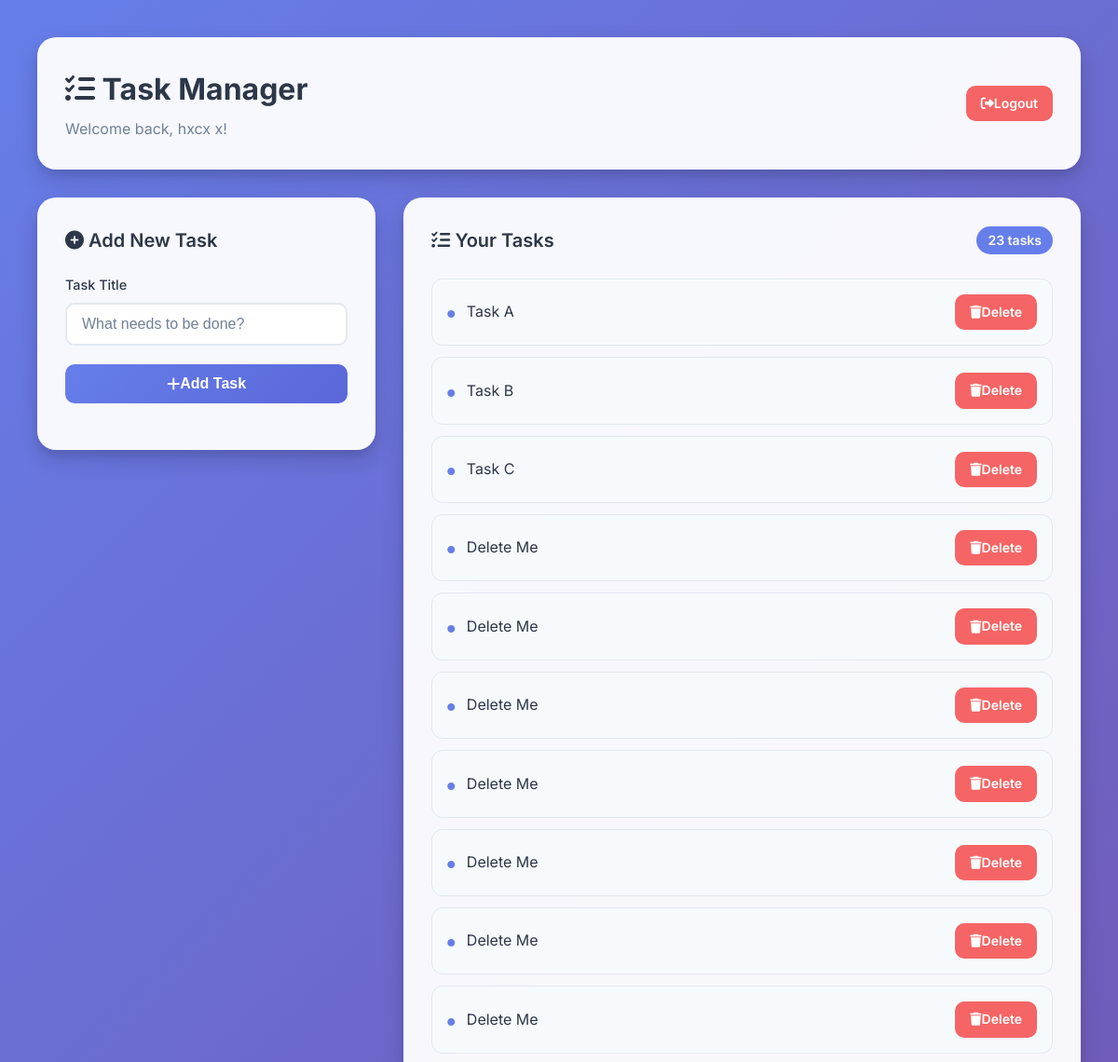
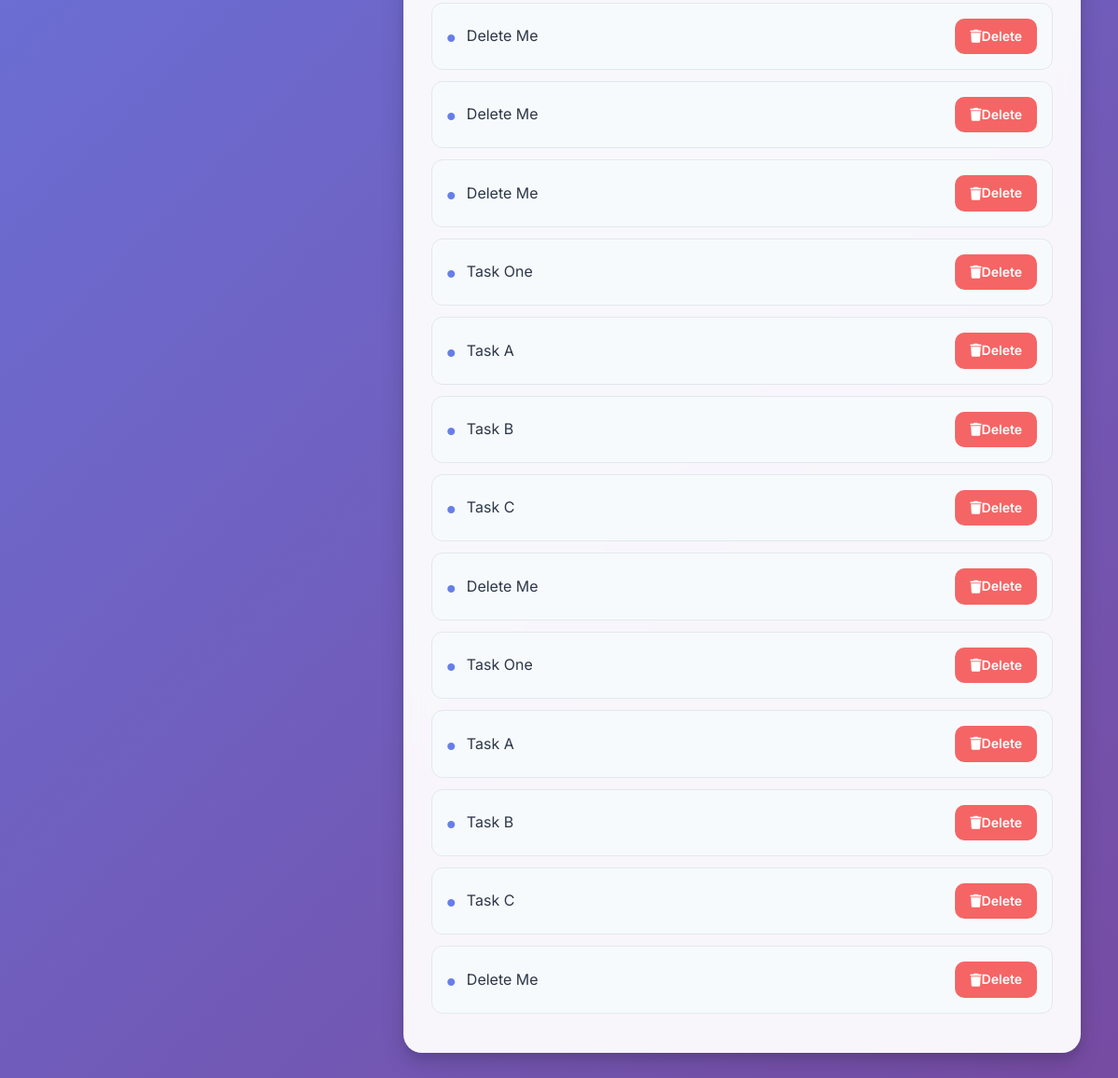
The page /dashboard (signed in) on the database its author committed (2 pictures, top to bottom).
### app.py (models this page shows)
class Task(db.Model):
    id = db.Column(db.Integer, primary_key=True)
    title = db.Column(db.String(200))

### app.py (the view)
@app.route('/dashboard', methods=['GET', 'POST'])
def dashboard():
    if 'user' not in session:
        return redirect('/login')
    if request.method == 'POST':
        title = request.form['title']
        task = Task(title=title)
        db.session.add(task)
        db.session.commit()
    tasks = Task.query.all()
    return render_template(
        'dashboard.html',
        tasks=tasks
    )

### templates/dashboard.html (shortened to what this page needs)
<!DOCTYPE html>
<html lang="en">
<head>
    <link rel="stylesheet" href="{{ url_for('static', filename='css/style.css') }}">
    <link rel="stylesheet" href="https://cdnjs.cloudflare.com/ajax/libs/font-awesome/6.4.0/css/all.min.css">
</head>
<body>
    <div class="dashboard-container">
        <div class="container">
            <div class="dashboard-header">
                <div>
                    <h1 class="dashboard-title">
                        <i class="fas fa-tasks"></i> Task Manager
                    </h1>
                    <p style="color: var(--text-secondary); margin-top: 5px;">Welcome back, {{ session.user }}!</p>
                </div>
                <a href="/logout" class="btn btn-danger">
                    <i class="fas fa-sign-out-alt"></i> Logout
                </a>
            </div>
            <div class="dashboard-content">
                <div class="task-form-card">
                    <h2 class="task-form-title">
                        <i class="fas fa-plus-circle"></i> Add New Task
                    </h2>
                    <form method="POST" id="taskForm">
                        <div class="form-group">
                            <label for="title" class="form-label">Task Title</label>
                            <input type="text" name="title" id="title" class="form-input" placeholder="What needs to be done?" required>
                        </div>
                        <button type="submit" class="btn btn-primary" id="add-task-btn">
                            <i class="fas fa-plus"></i> Add Task
                        </button>
                    </form>
                </div>
                <div class="tasks-card">
                    <div class="tasks-header">
                        <h2 class="tasks-title">
                            <i class="fas fa-list-check"></i> Your Tasks
                        </h2>
                        <span class="task-count">{{ tasks|length }} {{ 'task' if tasks|length == 1 else 'tasks' }}</span>
                    </div>
                    {% if tasks %}
                        <ul class="task-list">
                            {% for task in tasks %}
                            <li class="task-item">
                                <span class="task-text">
                                    <i class="fas fa-circle" style="font-size: 0.5rem; color: var(--primary-color); margin-right: 8px;"></i>
                                    {{ task.title }}
                                </span>
                                <div class="task-actions">
                                    <a href="/delete/{{ task.id }}" class="btn btn-danger" onclick="return confirm('Are you sure you want to delete this task?')">
                                        <i class="fas fa-trash"></i> Delete
                                    </a>
                                </div>
                            </li>
                            {% endfor %}
                        </ul>
                    {% endif %}
                </div>
            </div>
        </div>
    </div>
</body>
</html>

### static/css/style.css (style rules this page uses)
* { margin: 0; padding: 0; box-sizing: border-box; }
:root { --primary-color: #667eea; --primary-dark: #5a67d8; --secondary-color: #48bb78; --danger-color: #f56565; --dark-bg: #1a202c; --light-bg: #f7fafc; --card-bg: #ffffff; --text-primary: #2d3748; --text-secondary: #718096; --border-color: #e2e8f0; --shadow-sm: 0 1px 3px rgba(0,0,0,0.12), 0 1px 2px rgba(0,0,0,0.24); --shadow-md: 0 4px 6px rgba(0,0,0,0.1), 0 2px 4px rgba(0,0,0,0.06); --shadow-lg: 0 10px 25px rgba(0,0,0,0.15), 0 6px 10px rgba(0,0,0,0.08); --shadow-xl: 0 20px 40px rgba(0,0,0,0.2); --transition: all 0.3s cubic-bezier(0.4, 0, 0.2, 1); }
body { font-family: 'Inter', -apple-system, BlinkMacSystemFont, 'Segoe UI', Roboto, sans-serif; background: linear-gradient(135deg, #667eea 0%, #764ba2 100%); min-height: 100vh; color: var(--text-primary); line-height: 1.6; }
.container { max-width: 1200px; margin: 0 auto; padding: 0 20px; }
.form-group { margin-bottom: 20px; }
.form-label { display: block; margin-bottom: 8px; font-weight: 500; color: var(--text-primary); font-size: 0.9rem; }
.form-input { width: 100%; padding: 12px 16px; border: 2px solid var(--border-color); border-radius: 10px; font-size: 1rem; transition: var(--transition); background: var(--card-bg); }
.form-input::placeholder { color: var(--text-secondary); }
.btn { display: inline-flex; align-items: center; justify-content: center; padding: 12px 24px; border: none; border-radius: 10px; font-size: 1rem; font-weight: 600; text-decoration: none; cursor: pointer; transition: var(--transition); position: relative; overflow: hidden; }
.btn-primary { background: linear-gradient(135deg, var(--primary-color), var(--primary-dark)); color: white; width: 100%; margin-bottom: 20px; }
.btn-danger { background: var(--danger-color); color: white; padding: 8px 16px; font-size: 0.875rem; }
.dashboard-container { padding: 40px 20px; min-height: 100vh; }
.dashboard-header { background: rgba(255, 255, 255, 0.95); backdrop-filter: blur(10px); border-radius: 20px; padding: 30px; margin-bottom: 30px; box-shadow: var(--shadow-lg); display: flex; justify-content: space-between; align-items: center; flex-wrap: wrap; gap: 20px; }
.dashboard-title { font-size: 2rem; font-weight: 700; color: var(--text-primary); }
.dashboard-content { display: grid; grid-template-columns: 1fr 2fr; gap: 30px; align-items: start; }
.task-form-card { background: rgba(255, 255, 255, 0.95); backdrop-filter: blur(10px); border-radius: 20px; padding: 30px; box-shadow: var(--shadow-lg); height: fit-content; position: sticky; top: 20px; }
.task-form-title { font-size: 1.25rem; font-weight: 600; margin-bottom: 20px; color: var(--text-primary); }
.tasks-card { background: rgba(255, 255, 255, 0.95); backdrop-filter: blur(10px); border-radius: 20px; padding: 30px; box-shadow: var(--shadow-lg); }
.tasks-header { display: flex; justify-content: space-between; align-items: center; margin-bottom: 25px; }
.tasks-title { font-size: 1.25rem; font-weight: 600; color: var(--text-primary); }
.task-count { background: var(--primary-color); color: white; padding: 4px 12px; border-radius: 20px; font-size: 0.875rem; font-weight: 600; }
.task-list { list-style: none; }
.task-item { background: var(--light-bg); border: 1px solid var(--border-color); border-radius: 12px; padding: 16px; margin-bottom: 12px; display: flex; justify-content: space-between; align-items: center; transition: var(--transition); animation: fadeIn 0.3s ease-out; }
.task-text { flex: 1; font-size: 1rem; color: var(--text-primary); }
.task-actions { display: flex; gap: 10px; }

### rows shown on the page
Task: title "Task A"
Task: title "Task B"
Task: title "Task C"
Task: title "Delete Me"
Task: title "Delete Me"
Task: title "Delete Me"
Task: title "Delete Me"
Task: title "Delete Me"
Task: title "Delete Me"
Task: title "Delete Me"
Task: title "Delete Me"
Task: title "Delete Me"
Task: title "Delete Me"
Task: title "Task One"
Task: title "Task A"
Task: title "Task B"
Task: title "Task C"
Task: title "Delete Me"
Task: title "Task One"
Task: title "Task A"
Task: title "Task B"
Task: title "Task C"
Task: title "Delete Me"

### other values the page prints
{{ session.user }} "hxcx x"
{{ tasks|length }} "23"
{{ 'task' if tasks|length == 1 else 'tasks' }} "tasks"
